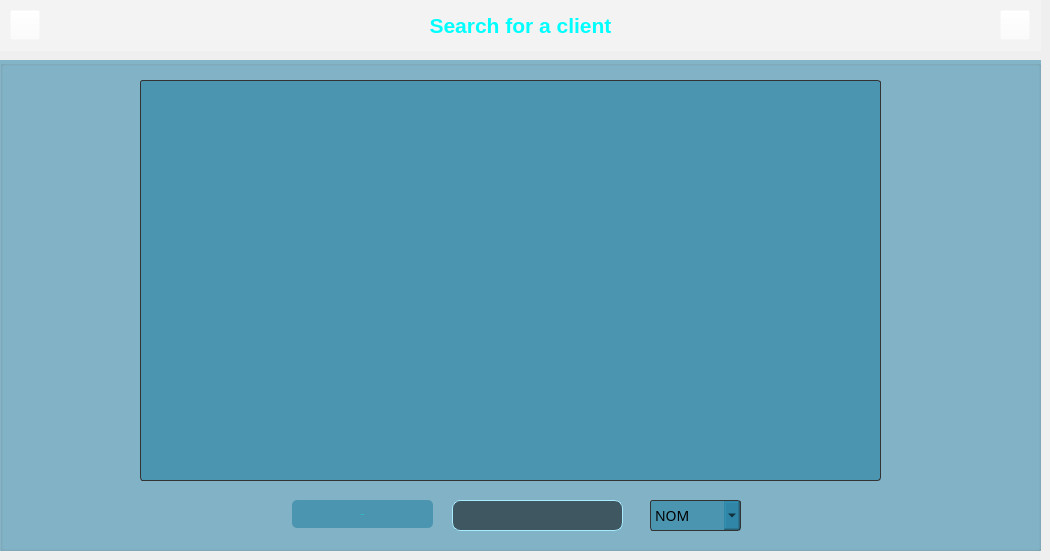
        <widget class="QWidget" name="page_21">
         <widget class="QPushButton" name="pushButton_7">
          <property name="geometry">
           <rect>
            <x>10</x>
            <y>10</y>
            <width>30</width>
            <height>30</height>
           </rect>
          </property>
          <property name="styleSheet">
           <string notr="true">QPushButton{
border-image: url(:/new/icons/icons/left.png);
background-color: rgba(255, 255, 255, 0%);
}
QPushButton:pressed{
image: url(:/new/icons/icons/left_clk.png);
background-color: rgba(255, 255, 255, 0%);
}</string>
          </property>
          <property name="text">
           <string/>
          </property>
         </widget>
         <widget class="QPushButton" name="pushButton_16">
          <property name="geometry">
           <rect>
            <x>1000</x>
            <y>10</y>
            <width>30</width>
            <height>30</height>
           </rect>
          </property>
          <property name="styleSheet">
           <string notr="true">QPushButton{
background-color: rgba(255, 255, 255, 0%);
border-image: url(:/new/icons/icons/right.png);
}
QPushButton:pressed{
border-image: url(:/new/icons/icons/right_clk.png);
background-color: rgba(255, 255, 255, 0%);
}</string>
          </property>
          <property name="text">
           <string/>
          </property>
         </widget>
         <widget class="QGroupBox" name="groupBox_25">
          <property name="geometry">
           <rect>
            <x>0</x>
            <y>60</y>
            <width>1041</width>
            <height>491</height>
           </rect>
          </property>
          <property name="styleSheet">
           <string notr="true">border-color: rgb(168, 234, 254);
background-color:rgba(18, 118, 158,125);</string>
          </property>
          <property name="title">
           <string/>
          </property>
          <widget class="QTableView" name="tab_client_2">
           <property name="geometry">
            <rect>
             <x>140</x>
             <y>20</y>
             <width>741</width>
             <height>401</height>
            </rect>
           </property>
           <property name="styleSheet">
            <string notr="true">QTableView{
border-style: solid;
background-color:rgba(18, 118, 158,125);
color: rgb(0, 255, 255);
border-width: 2px;
border-radius: 10px;
font: 16px;
border: 1px solid #333333;
border-radius: 3px;
padding: 1px 23px 1px 3px;
background-color:rgba(18, 118, 158,125);
color: rgb(0, 255, 255);
font: 75 7pt &quot;MS Shell Dlg 2&quot;;
selection-background-color: rgba(255, 255, 255, 0.1%);
}
QHeaderView{
color: rgb(7, 161, 183);
background-color: rgba(255, 255, 255, 0.1%);
}
QHeaderView:section{
color: rgb(121, 230, 230);
background-color: rgba(255, 255, 255, 0.1%);
}
QScrollBar{
color: rgb(7, 161, 183);
background-color: rgba(255, 255, 255, 0.1%);
}
QTableCornerButton::section{
color: rgb(7, 161, 183);
background-color: rgba(255, 255, 255, 0.1%);
}</string>
           </property>
          </widget>
          <widget class="QPushButton" name="rechercherclient">
           <property name="geometry">
            <rect>
             <x>292</x>
             <y>440</y>
             <width>141</width>
             <height>28</height>
            </rect>
           </property>
           <property name="font">
            <font>
             <family>Eras Bold ITC</family>
             <pointsize>-1</pointsize>
             <weight>50</weight>
             <italic>false</italic>
             <bold>false</bold>
            </font>
           </property>
           <property name="styleSheet">
            <string notr="true">QPushButton{
color: rgb(255, 255, 255);
background-color:rgba(18, 118, 158,125);
color: rgb(0, 255, 255);
font: 75 7pt &quot;MS Shell Dlg 2&quot;;
border-width: 2px;
border-radius: 5px;
font: 16px &quot;Eras Bold ITC&quot;;
}
QPushButton:hover{
border-style: solid;
color: rgb(255, 255, 255);
background-color:rgba(18, 118, 158,125);
color: rgb(0, 255, 255);
font: 75 7pt &quot;MS Shell Dlg 2&quot;;
border-width: 2px;
border-radius: 5px;
font: 16px &quot;Eras Bold ITC&quot;;
}
QPushButton:pressed{
border-style: solid;
color: rgb(255, 255, 255);
font: 16px &quot;Eras Bold ITC&quot;;
border: 1px solid #333333;
border-width: 2px;
border-radius: 5px;
background-color: rgb(19, 67, 85);
}</string>
           </property>
           <property name="text">
            <string>search</string>
           </property>
          </widget>
          <widget class="QLineEdit" name="lineEdit_rechercheclient">
           <property name="geometry">
            <rect>
             <x>452</x>
             <y>440</y>
             <width>171</width>
             <height>31</height>
            </rect>
           </property>
           <property name="styleSheet">
            <string notr="true">QLineEdit{
border-style: solid;
color: rgb(255, 255, 255);
background-color: rgba(0, 0, 0, 0.2%);
border-width: 1px;
border-radius: 8px;
font: 10px &quot;Eras Bold ITC&quot;;
}</string>
           </property>
          </widget>
          <widget class="QComboBox" name="check_rechclient">
           <property name="geometry">
            <rect>
             <x>650</x>
             <y>440</y>
             <width>91</width>
             <height>31</height>
            </rect>
           </property>
           <property name="font">
            <font>
             <family>Sitka Small</family>
             <pointsize>-1</pointsize>
             <weight>50</weight>
             <italic>false</italic>
             <bold>false</bold>
            </font>
           </property>
           <property name="styleSheet">
            <string notr="true">QComboBox{
border-style: solid;
border-width: 2px;
border-radius: 10px;
font: 14px ;
border: 1px solid #333333;
border-radius: 3px;
}
QComboBox:pressed{
color: rgb(0, 255, 255);
}
QComboBox:item:selected{
color: rgb(0, 255, 255);
}
QComboBox:items{
    color: rgb(110,209,255);
}
QListView{
    color: rgb(110,209,255);
}</string>
           </property>
           <item>
            <property name="text">
             <string>NOM</string>
            </property>
           </item>
           <item>
            <property name="text">
             <string>PRENOM</string>
            </property>
           </item>
           <item>
            <property name="text">
             <string>ID</string>
            </property>
           </item>
           <item>
            <property name="text">
             <string>TYPEC</string>
            </property>
           </item>
           <item>
            <property name="text">
             <string>ADRESSE</string>
            </property>
           </item>
           <item>
            <property name="text">
             <string>MAIL</string>
            </property>
           </item>
           <item>
            <property name="text">
             <string>REVENUS</string>
            </property>
           </item>
           <item>
            <property name="text">
             <string>RIB</string>
            </property>
           </item>
           <item>
            <property name="text">
             <string>REF</string>
            </property>
           </item>
           <item>
            <property name="text">
             <string>DATE_PAYEMENT</string>
            </property>
           </item>
          </widget>
         </widget>
         <widget class="QLabel" name="label_93">
          <property name="geometry">
           <rect>
            <x>0</x>
            <y>0</y>
            <width>1041</width>
            <height>51</height>
           </rect>
          </property>
          <property name="styleSheet">
           <string notr="true">background-color: rgba(255, 255, 255, 0.1%);
font: &quot;Eras Bold ITC&quot;;</string>
          </property>
          <property name="text">
           <string>&lt;html&gt;&lt;head/&gt;&lt;body&gt;&lt;p align=&quot;center&quot;&gt;&lt;span style=&quot; font-size:16pt; font-weight:600; color:#00ffff;&quot;&gt;Search for a client&lt;/span&gt;&lt;/p&gt;&lt;/body&gt;&lt;/html&gt;</string>
          </property>
         </widget>
         <zorder>label_93</zorder>
         <zorder>pushButton_7</zorder>
         <zorder>pushButton_16</zorder>
         <zorder>groupBox_25</zorder>
        </widget>
